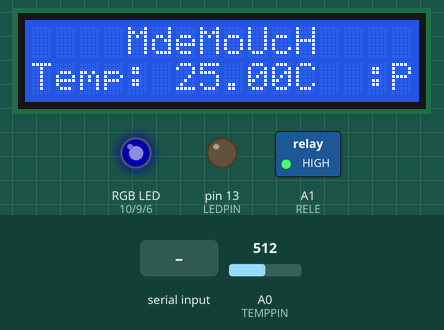
The sketch below on a simulated Arduino Uno, built with avr-gcc and run on an emulated ATmega328P. Parts: 16×2 character LCD, switched loads named in the sketch (green lamp = pin HIGH), an RGB LED mixed from three pins (HIGH = lit), output pins drawn as LEDs (lit = HIGH). The test bench sets the inputs (shaded band); at power-on: A0 (TEMPPIN) = 512. Dim RGB values are drawn brighter than linear; what the sketch prints to the serial monitor is not drawn.

Above: at 1.2 s.
1.3 s: "1\n" received over Serial
At 3.6 s:
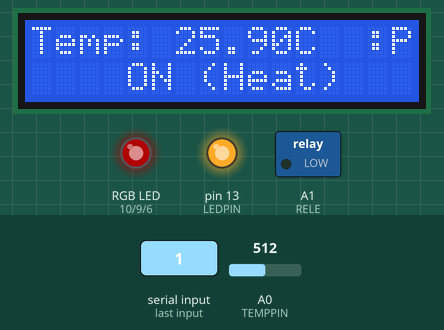
4.3 s: byte 50 ('2') received over Serial
At 6.0 s:
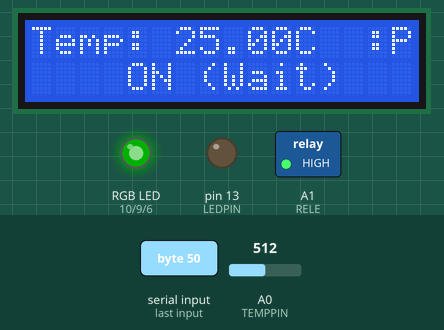
6.6 s: A0 (TEMPPIN) set to 487
At 7.8 s:
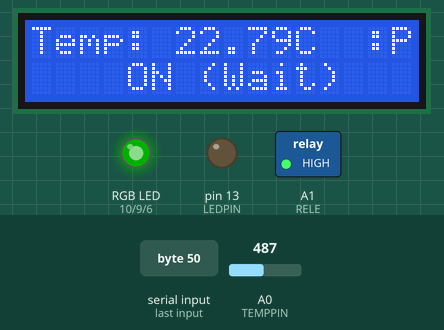
8.1 s: A0 (TEMPPIN) set to 466
At 8.5 s:
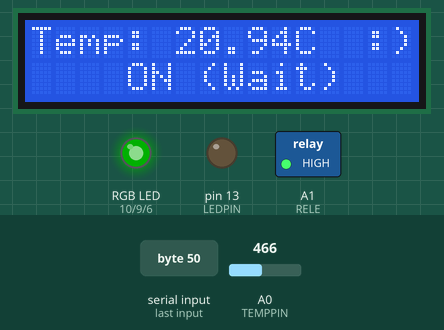
9.6 s: byte 49 ('1') received over Serial
At 10.9 s:
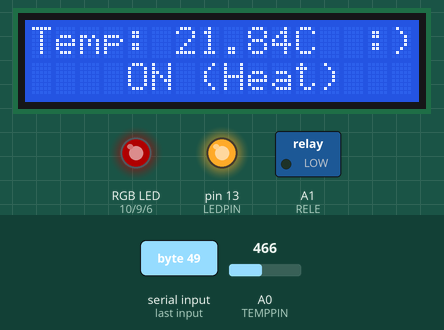
11.6 s: "ON\n" received over Serial
At 13.3 s:
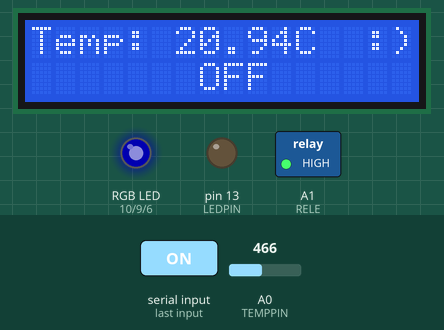
Timing chart, 0 to 14.7 s (numbered marks = the images above; inputs shaded):
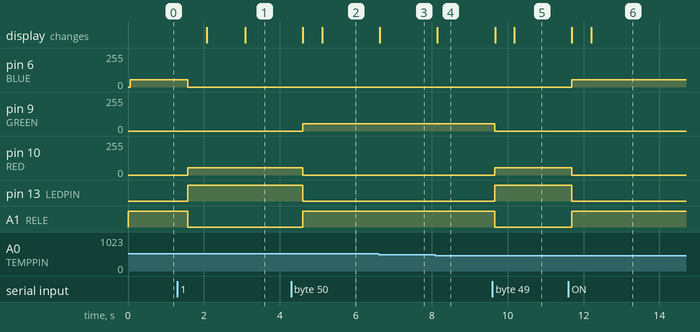

The sketch:

arduino.ino
```cpp
/******************************
 *
 * Estación meteorológica v0.0.1
 * ===========================
 *
 * MdeMoUcH 2018
 *
 * Notas:
 * -El termistor usa una resistencia de 10K
 * -La pantalla usa una resistencia de 1K
 * -El led usa resistencias de 1K
 *
 *
 *
 ******************************/
#include <LiquidCrystal.h>

LiquidCrystal lcd(12, 11, 5, 4, 3, 2);

// Define Pins
#define BLUE 6
#define GREEN 9
#define RED 10
#define LEDPIN  13
#define TEMPPIN A0
#define RELE A1

int red;
int green;
int blue;

String cale;
String estado;

long startTime;


void setup(){

  pinMode(RED, OUTPUT);
  pinMode(GREEN, OUTPUT);
  pinMode(BLUE, OUTPUT);
  digitalWrite(RED, LOW);
  digitalWrite(GREEN, LOW);
  digitalWrite(BLUE, LOW);

  pinMode(RELE,OUTPUT);

  pinMode(LEDPIN, OUTPUT);

  digitalWrite(RELE,HIGH);//Apagado

  lcd.begin(16, 2);
  lcd.print("    MdeMoUcH");

  cale = "OFF";
  estado = "       OFF";

  red = 0;
  green = 0;
  blue = 55;

  startTime = 60000;

  Serial.begin(9600);

}


void loop(){

  int tempReading = analogRead(TEMPPIN);
  float tempK = log (10000.0 * ((1024.0/tempReading - 1)));
  tempK = 1 / (0.001129148 + (0.000234125 + (0.0000000876741 * tempK * tempK)) * tempK);
  float tempC = tempK - 273.15;
  float tempF = (tempC * 9.0) / 5.0 + 32.0;


  if(cale=="ON"){
    tempC = tempC + 0.9;
  }


  if(Serial.available() > 0){
    char value = Serial.read();
    if(value == '1'){
      cale = "ON";
      estado = "    ON (Heat)";
      red = 55;
      green = 0;
      blue = 0;
      digitalWrite(LEDPIN, HIGH);
    }else{
      if(value != '\n'){
        cale = "OFF";
        if(value == '2'){
          red = 0;
          green = 55;
          blue = 0;
          estado = "    ON (Wait)";
        }else{
          red = 0;
          green = 0;
          blue = 55;
          estado = "       OFF";
        }
        digitalWrite(LEDPIN, LOW);
      }
    }
  }

  String taxt = "";

  if(tempC > 22.00){
    taxt = " :P";
  }else if(tempC > 20.00){
    taxt = " :)";
  }else if(tempC < 18.00){
    taxt = " :(";
  }else if(tempC < 16.00){
    taxt = " X(";
  }else{
    taxt = " :|";
  }

  analogWrite(RED, red);
  analogWrite(GREEN, green);
  analogWrite(BLUE, blue);


  if(cale=="ON"){
    digitalWrite(RELE,LOW);//Encendido
  }else{
    digitalWrite(RELE,HIGH);//Apagado
  }

  if(millis() > 3000){
    lcd.setCursor(0, 1);
    lcd.print(estado+"          ");
    lcd.setCursor(0, 0);
  }else{
    lcd.setCursor(0, 1);
  }

  String temp = String(tempC);

  lcd.print(String("Temp: "+temp+"C "+taxt+""));

  int minuto = (millis() - startTime)/60000;
  if(minuto >= 1){
    Serial.print(temp+"\r\n");
    startTime = millis();
  }
  //Serial.print(String(startTime)+" "+String(millis())+"\r\n");
  delay(500);

}
```

Measured:
- the behaviour switches between 479 and 478 on A0 (TEMPPIN) (found by bisection; images 3 and 4)
- after the input at 1.3 s, pin 6 (BLUE): 55/255 → 0/255 after 0.27 s; pin 10 (RED): 0/255 → 55/255 after 0.27 s; pin 13 (LEDPIN): LOW → HIGH after 0.27 s; A1 (RELE): HIGH → LOW after 0.27 s; the display: first changes after 0.78 s (image 1 shows a later state)
- after the input at 4.3 s, pin 9 (GREEN): 0/255 → 55/255 after 0.30 s; pin 10 (RED): 55/255 → 0/255 after 0.30 s; pin 13 (LEDPIN): HIGH → LOW after 0.30 s; A1 (RELE): LOW → HIGH after 0.30 s; the display: first changes after 0.31 s (image 2 shows a later state)
- after the input at 6.6 s, the display: changes at once (image 3)
- after the input at 8.1 s, the display: changes after 0.05 s (image 4)
- after the input at 9.6 s, pin 9 (GREEN): 55/255 → 0/255 after 0.06 s; pin 10 (RED): 0/255 → 55/255 after 0.06 s; pin 13 (LEDPIN): LOW → HIGH after 0.06 s; A1 (RELE): HIGH → LOW after 0.06 s; the display: first changes after 0.07 s (image 5 shows a later state)
- after the input at 11.6 s, pin 6 (BLUE): 0/255 → 55/255 after 0.09 s; pin 10 (RED): 55/255 → 0/255 after 0.09 s; pin 13 (LEDPIN): HIGH → LOW after 0.09 s; A1 (RELE): LOW → HIGH after 0.09 s; the display: first changes after 0.10 s (image 6 shows a later state)
